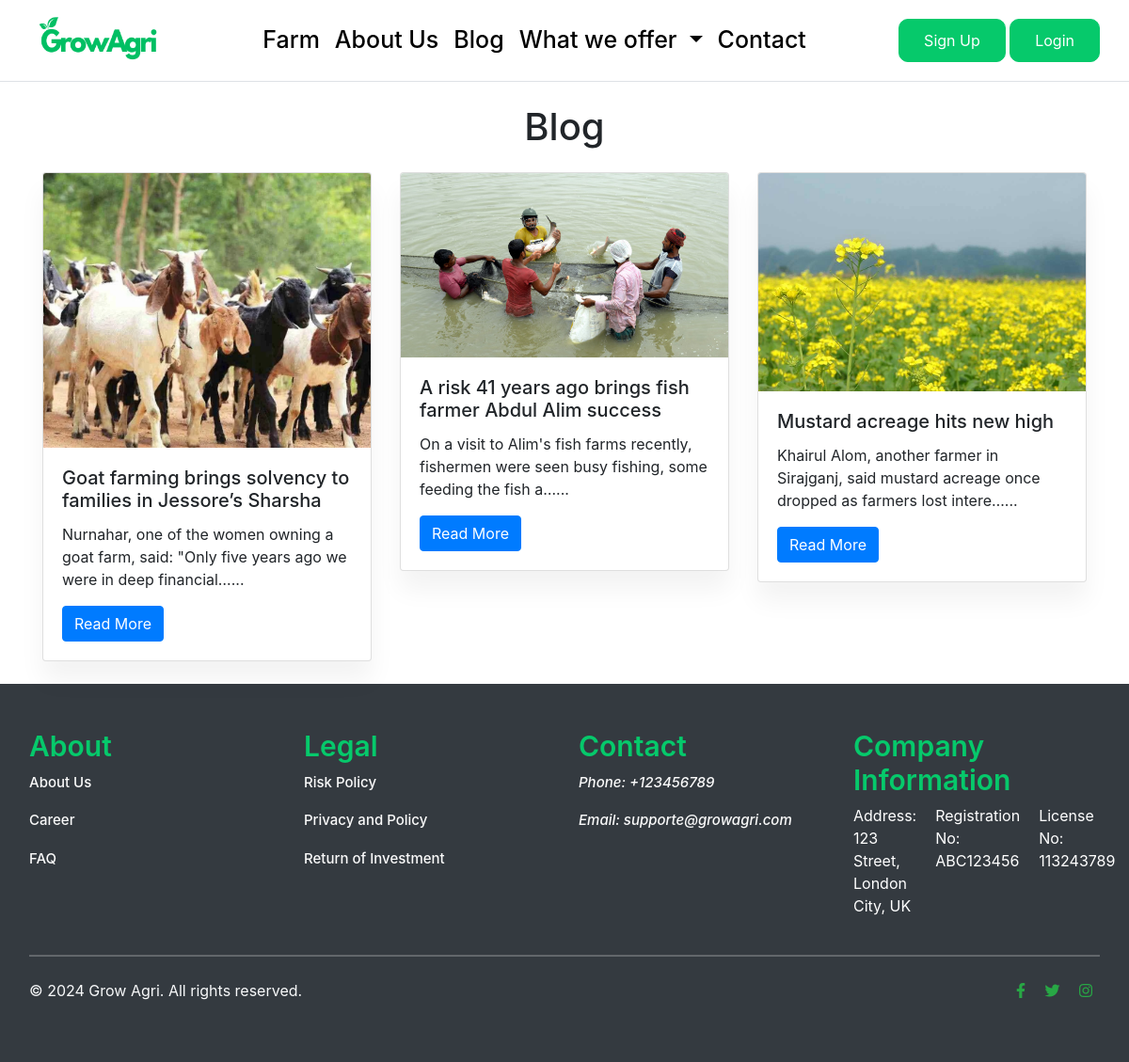
Screenshot of /blog/ with the database file from the repository.
### blog/models.py (models this page shows, shortened)
class Post(models.Model):
    title = models.CharField(max_length=200)
    content = models.TextField()  # Reverted back to TextField
    author_name = models.CharField(max_length=100)
    date_posted = models.DateTimeField(default=timezone.now)
    image = models.ImageField(upload_to='post_images', default='default.jpg')

### blog/views.py (the view)
# urls.py: path('', views.blog_list, name='blog_list'),
def blog_list(request):
    posts = Post.objects.all()
    return render(request, 'blog/blog_list.html', {'posts': posts})

### carts/context_processors.py (called while the page is built)
def counter(request):
    cart_count = 0
    if 'admin' in request.path:
        return {}
    else:
        try:
            cart = Cart.objects.filter(cart_id=_cart_id(request))
            if request.user.is_authenticated:
                cart_items = CartItem.objects.all().filter(user=request.user)
            else:
                cart_items = CartItem.objects.filter(cart=cart[:1])
            for cart_item in cart_items:
                cart_count += cart_item.quantity
        except Cart.DoesNotExist:
            cart_count = 0
    return {'cart_count': cart_count}

### carts/views.py (called while the page is built)
def _cart_id(request):
    cart = request.session.session_key
    if not cart:
        cart = request.session.create()
    return cart

### projects/context_processors.py (called while the page is built)
def menu_links(request):
    links = CropType.objects.all()
    return dict(links=links)

### templates/blog/blog_list.html (shortened to what this page needs)
{% extends "base.html" %}
{% load static %}
{% block content %}
<div class="container">
    <h1 class="my-4 text-center">Blog</h1>
    <div class="row">
        {% for post in posts %}
            <div class="col-md-4 mb-4">
                <div class="card">
                    {% if post.image %}
                        <img src="{{ post.image.url }}" class="card-img-top"  alt="{{ post.title }}">
                    {% endif %}
                    <div class="card-body">
                        <h5 class="card-title">{{ post.title }}</h5>
                        <p class="card-text">{% if post.content|length > 100 %}{{ post.content|truncatechars:100 }}...{% else %}{{ post.content }}{% endif %}</p>
                        <a href="{% url 'blog_detail' post.pk %}" class="btn btn-primary">Read More</a>
                    </div>
                </div>
            </div>
        {% endfor %}
    </div>
</div>
{% endblock content %}

### static/css/style.css (style rules this page uses)
.card { box-shadow: 0 20px 27px 0 rgb(0 0 0 / 5%); }

### rows the page displays
Post: image (picture), title "Goat farming brings solvency to families in Jessore’s Sharsha", content "Nurnahar, one of the women owning a goat farm, said: \"Only five years ago we were in deep financial…"
Post: image (picture), title "A risk 41 years ago brings fish farmer Abdul Alim success", content "On a visit to Alim's fish farms recently, fishermen were seen busy fishing, some feeding the fish a…"
Post: image (picture), title "Mustard acreage hits new high", content "Khairul Alom, another farmer in Sirajganj, said mustard acreage once dropped as farmers lost intere…"
